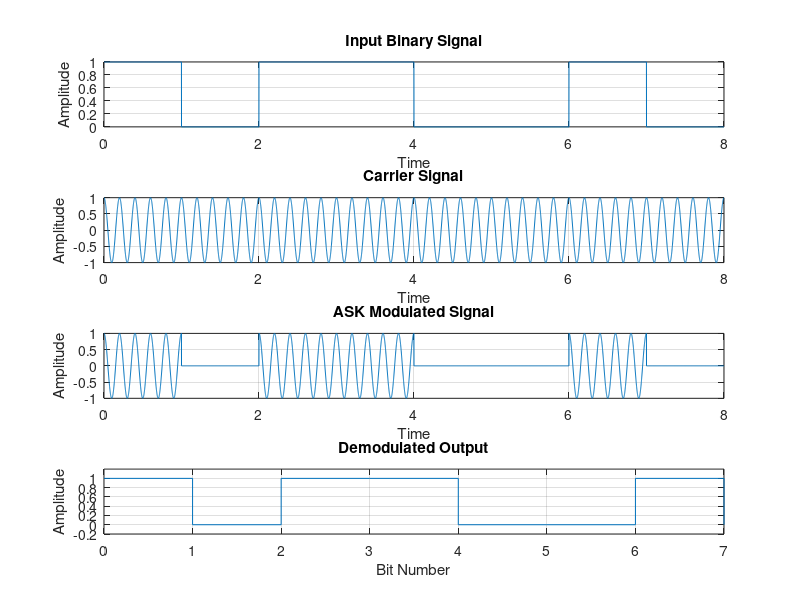

MATLAB code to generate this figure:

clc;
clear;
close all;

% ASK Modulation and Demodulation
% Input binary data
bits = [1 0 1 1 0 0 1 0];

% Signal parameters
bitrate = 1;
fc = 5;
fs = 1000;
Tb = 1/bitrate;

% Time vector
t = 0:1/fs:length(bits)*Tb-1/fs;

% Generate digital signal
digital = repelem(bits, fs/bitrate);

% Generate carrier signal
carrier = cos(2*pi*fc*t);

% ASK modulation
ask_signal = digital .* carrier;

% ASK demodulation
rectified = abs(ask_signal);
window = ones(1,fs/bitrate)/(fs/bitrate);
received = conv(rectified,window,'same');

% Recover original bits
recovered = zeros(1,length(bits));

for i = 1:length(bits)
    start_index = (i-1)*fs/bitrate+1;
    end_index = i*fs/bitrate;

    sample = mean(received(start_index:end_index));
    recovered(i) = sample > 0.3;
end

% Display results
figure;

subplot(4,1,1);
plot(t,digital);
title('Input Binary Signal');
xlabel('Time');
ylabel('Amplitude');
grid on;

subplot(4,1,2);
plot(t,carrier);
title('Carrier Signal');
xlabel('Time');
ylabel('Amplitude');
grid on;

subplot(4,1,3);
plot(t,ask_signal);
title('ASK Modulated Signal');
xlabel('Time');
ylabel('Amplitude');
grid on;

subplot(4,1,4);
stairs(0:length(bits)-1,recovered);
title('Demodulated Output');
xlabel('Bit Number');
ylabel('Amplitude');
ylim([-0.2 1.2]);
grid on;

disp('Original Binary Data:');
disp(bits);

disp('Recovered Binary Data:');
disp(recovered);
print('ASK_Output.png', '-dpng');
